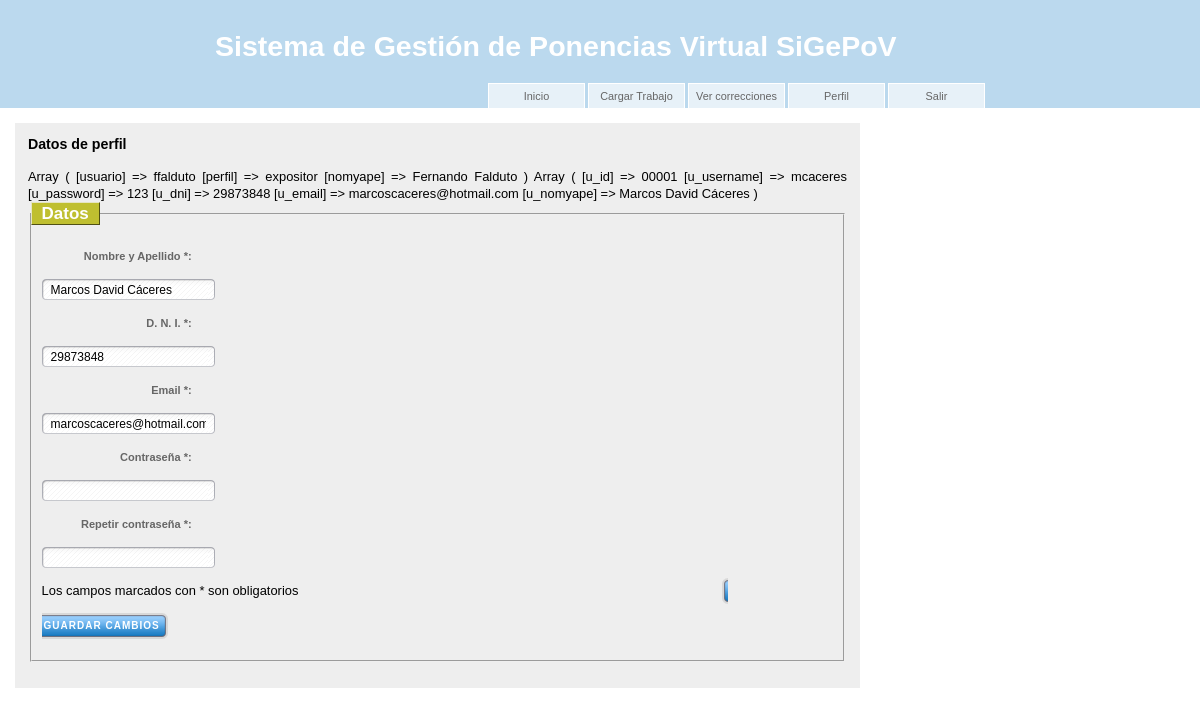
The app's page /perfil.php (signed in) with its own data.
### tables this page shows
CREATE TABLE  `usuario` (
  `u_id` int(5) unsigned zerofill NOT NULL AUTO_INCREMENT,
  `u_username` varchar(20) NOT NULL,
  `u_password` varchar(350) NOT NULL,
  `u_perfil` int(3) unsigned zerofill DEFAULT NULL,
  `u_dni` varchar(11) NOT NULL,
  `u_email` varchar(30) NOT NULL,
  `u_nomyape` varchar(50) NOT NULL,
  PRIMARY KEY (`u_id`),
  UNIQUE KEY `i_username` (`u_username`) USING BTREE,
  KEY `fk_u_perfil` (`u_perfil`),
  CONSTRAINT `fk_u_perfil` FOREIGN KEY (`u_perfil`) REFERENCES `perfil` (`perfil_id`)
);

### perfil.php (the view, shortened to what this page needs)
<!DOCTYPE html PUBLIC "-//W3C//DTD XHTML 1.0 Strict//ES" "http://www.w3.org/TR/xhtml1/DTD/xhtml1-strict.dtd">
<?php
include 'menu_perfil.php';
?>
<html xmlns="http://www.w3.org/1999/xhtml" xml:lang="es" lang="es">
<head>
<link rel="stylesheet" type="text/css" href="style.css" media="screen" />
<link rel="stylesheet" type="text/css" href="niceforms-default.css" media="forms" />
</head>
<body>
<div id="header">
<h1>Sistema de Gestión de Ponencias Virtual SiGePoV</h1>
<?php
	insertar($_SESSION['perfil']);
?>
</div>
<div id="content">
<div id="right">
<h2>Datos de perfil</h2><br />
<?php
print_r($_SESSION);
	$fila_u = mysql_fetch_assoc(mysql_query("select u_id, u_username, u_password, u_dni, u_email, u_nomyape FROM usuario WHERE u_username = 'mcaceres'"));
	print_r($fila_u);
?>
<form name="mod_datos" method="POST" action="proc_mod_u.php" class="niceform">
<fieldset>
	<legend>Datos</legend>
	<dl>
		<dt><label for="nombre">Nombre y Apellido *: </label></dt>
		<dd><input type="text" name="nomyape" value="<?php echo $fila_u['u_nomyape']; ?>"></dd>
	</dl>
	<dl>
		<dt><label for="dni" name="dni">D. N. I. *: </label></dt>
		<dd><input type="text" name="dni" value="<?php echo $fila_u['u_dni']; ?>"></dd>
	</dl>
	<dl>
		<dt><label for="email">Email *: </label></dt>
		<dd><input type="text" name="email" value="<?php echo $fila_u['u_email']; ?>"></dd>
	</dl>
	<dl>
		<dt><label for="password">Contraseña *: </label></dt>
		<dd><input type="password" name="password"></dd>
	</dl>
	<dl>
		<dt><label for="verif">Repetir contraseña *: </label></dt>
		<dd><input type="password" name="verif"></dd>
	</dl>
	<dl>
		<dd>Los campos marcados con * son obligatorios</dd>
		<input type="submit" name="guardar" value="Guardar cambios"><br />
	</dl>
</fieldset>
</form>

### menu_perfil.php (shortened to what this page needs)
<?php
function insertar($var)
{
$menu_expositor = '<div id="menu">
  <ul id="nav">
   <li><a href="index.php">Inicio</a></li>
   <li><a href="cargarTrabajo.php">Cargar Trabajo</a></li>
   <li><a href="verCorrecciones.php">Ver correcciones</a></li>
   <li><a href="perfil.php">Perfil</a></li>
   <li><a href="salir.php">Salir</a></li>
  </ul>
 </div>';
	switch ($var)
	{
		case "expositor": { echo $menu_expositor; }; break;
	}
}

### style.css (style rules this page uses)
html,body { margin:0;padding:0 }
body { font: 85%/1.3 TrebuchetMS,Arial,sans-serif; text-align: left;background: #fff;padding-bottom:20px }
a { color: #0066B3; background: inherit; text-decoration: none; }
h1 { font: bold 2.1em Arial, Arial, Sans-Serif; color: #036DA7 }
h2 { font: bold 1.1em Arial, Arial, Sans-Serif; padding: 0; margin: 0; }
div#header { width:100%;overflow:hidden;background: #BBD9EE; }
div#header h1,div#menu { width:770px;margin:0 auto;text-align:left }
div#header h1 { padding: 30px 0 20px;color: #fff }
ul#nav,ul#nav li { list-style-type:none;margin:0;padding:0 }
ul#nav { float:right;font-size: 80% }
ul#nav li { float:left;margin-left: 3px;text-align: center }
ul#nav a { float:left;width: 95px;padding: 5px 0;background: #E7F1F8;text-decoration:none;color: #666; border-top : 1px solid #fff; border-left : 1px solid #fff; border-right : 1px solid #fff; }
#right { float: left; width: 70%; padding: 1em; margin-bottom: 1.2em; background: #eee; text-align: justify; }
#content { font: 95%/1.3 TrebuchetMS,Arial,sans-serif; margin: 0 auto; padding: 15px; background: #fff; }
ul { padding: 0; margin: 0; }
li { list-style-type: none; }
legend { background:#bfbf30; color:#fff; font:17px/21px Calibri, Arial, Helvetica, sans-serif; padding:0 10px; margin:-26px 0 0 -11px; font-weight:bold; border:1px solid #fff; border-color:#e5e5c3 #505014 #505014 #e5e5c3; }
label { font-size:11px; font-weight:bold; color:#666; }
.NFText { border:none; vertical-align:middle; font:12px/15px Arial, Helvetica, sans-serif; background:none; }
dl { clear:both; }
dt { float:left; text-align:right; width:150px; line-height:25px; margin:0 10px 10px 0; }
dd { float:left; width:680px; line-height:25px; margin:0 0 10px 0; }
.NFButton { width:auto; height:26px; color:#fff; padding:0 2px; background:url(img/button.png) repeat-x 0 0; cursor:pointer; border:none; font:10px/26px Tahoma, Arial, Helvetica, sans-serif; font-weight:bold; text-transform:uppercase; letter-spacing:1px; vertical-align:middle; }

### niceforms-default.css (style rules this page uses)
body { font:12px/17px Arial, Helvetica, sans-serif; color:#333; background:#ccc; padding:40px 20px 20px 20px; }
fieldset { background:#f2f2e6; padding:10px; border:1px solid #fff; border-color:#fff #666661 #666661 #fff; margin-bottom:36px; width:90%; }
input, textarea, select { font:12px/12px Arial, Helvetica, sans-serif; padding:0; }
legend { background:#bfbf30; color:#fff; font:17px/21px Calibri, Arial, Helvetica, sans-serif; padding:0 10px; margin:-26px 0 0 -11px; font-weight:bold; border:1px solid #fff; border-color:#e5e5c3 #505014 #505014 #e5e5c3; }
label { font-size:11px; font-weight:bold; color:#666; }
dl { clear:both; }
dt { float:left; text-align:right; width:150px; line-height:25px; margin:0 10px 10px 0; }
dd { float:left; width:380px; line-height:25px; margin:0 0 10px 0; }
.NFText { border:none; vertical-align:middle; font:12px/15px Arial, Helvetica, sans-serif; background:none; }
.NFButton { width:auto; height:26px; color:#fff; padding:0 2px; background:url(img/button.png) repeat-x 0 0; cursor:pointer; border:none; font:10px/26px Tahoma, Arial, Helvetica, sans-serif; font-weight:bold; text-transform:uppercase; letter-spacing:1px; vertical-align:middle; }
select, input, textarea, button { outline:none; resize:none; }

### records on screen
usuario: nomyape "Marcos David Cáceres", dni "29873848", email "marcoscaceres@hotmail.com"
